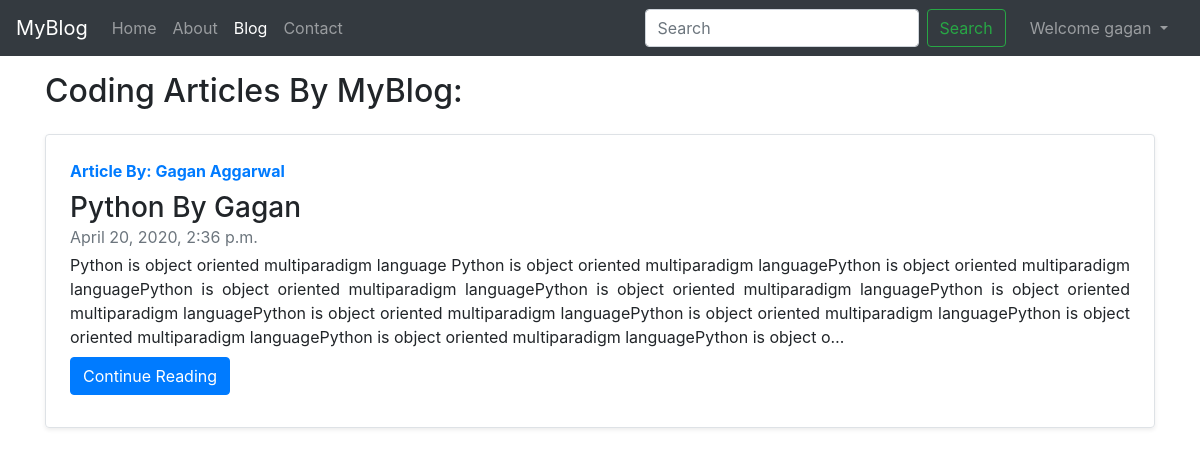
Page /blog/ (signed in) on the committed database.
### MyBlogApp/models.py (models this page shows, shortened)
class Post(models.Model):
    S_No = models.AutoField(primary_key=True)
    Title = models.CharField(max_length=200)
    Content = models.TextField()
    Author = models.CharField(max_length=100)
    slug = models.CharField(max_length=200)
    TimeStamp = models.DateTimeField(blank=True)

### MyBlogApp/views.py (the view)
# urls.py: path('', views.blogHome),
def blogHome(request):
    allPosts = Post.objects.all()
    context = {'allPosts':allPosts}
    return render(request,"blog/blogHome.html",context)

### templates/blog/blogHome.html (shortened to what this page needs)
{% extends 'base.html' %}
{% block blogactive %} active {% endblock blogactive %}
{% block body %}
<div class="container my-3">
    <h2>Coding Articles By MyBlog:</h2>
    {% for post in allPosts %}
    <div class="row no-gutters border rounded overflow-hidden flex-md-row my-4 shadow-sm h-md-250 position-relative">
        <div class="col p-4 d-flex flex-column position-static">
            <strong class="d-inline-block mb-2 text-primary">Article By: {{post.Author}}</strong>
            <h3 class="mb-0">{{post.Title}}</h3>
            <div class="mb-1 text-muted">{{post.TimeStamp}}</div>
            <p class="card-text mb-auto" style="text-align: justify;text-justify: inter-word;">{{post.Content | truncatechars:500}}</p>
            <div class="my-2">
                <a href="/blog/{{post.slug}}" role="button" class="btn btn-primary">Continue Reading</a>
            </div>
        </div>
    </div>
    {% endfor %}
</div>
{% endblock body %}

### templates/base.html (shortened to what this page needs)
<!doctype html>
<html lang="en">
<head>
    <link rel="stylesheet" href="https://stackpath.bootstrapcdn.com/bootstrap/4.4.1/css/bootstrap.min.css"
>
</head>
<body>
    <nav class="navbar navbar-expand-lg navbar-dark bg-dark">
        <a class="navbar-brand" href="/">MyBlog</a>
        <div class="collapse navbar-collapse" id="navbarSupportedContent">
            <ul class="navbar-nav mr-auto">
                <li class="nav-item {% block homeactive %} {% endblock homeactive %}">
                    <a class="nav-link" href="/">Home<span class="sr-only">(current)</span></a>
                </li>
                <li class="nav-item {% block aboutactive %} {% endblock aboutactive %}">
                    <a class="nav-link" href="/about">About</a>
                </li>
                <li class="nav-item {% block blogactive %} {% endblock blogactive %}">
                    <a class="nav-link" href="/blog">Blog</a>
                </li>
                <li class="nav-item {% block contactactive %} {% endblock contactactive %}">
                    <a class="nav-link" href="/contact">Contact</a>
                </li>
            </ul>
            <div class="ml-auto form-inline">
                <form class="form-inline my-2 my-lg-0" method="GET" action="/search">
                    <input class="form-control mr-sm-2" type="search" placeholder="Search" name="query"
                        aria-label="Search">
                    <button class="btn btn-outline-success mr-3 my-sm-0" type="submit">Search</button>
                </form>
                {% if user.is_authenticated %}
                <ul class="navbar-nav mr-2">
                    <li class="nav-item dropdown">
                        <a class="nav-link dropdown-toggle" href="#" id="navbarDropdown" role="button"
                            data-toggle="dropdown" aria-haspopup="true" aria-expanded="false">
                            Welcome {{request.user}}
                        </a>
                    </li>
                </ul>
                {% endif %}
            </div>
        </div>
    </nav>
    {% block body %}
    {% endblock body %}
</body>
</html>

### rows in the picture
Post: Author "Gagan Aggarwal", Title "Python By Gagan", TimeStamp "April 20, 2020, 2:36 p.m.", Content "Python is object oriented multiparadigm language Python is object oriented multiparadigm languagePython is object oriented multiparadigm languagePython is object oriented multiparadigm languagePython is object oriented multiparadigm languagePython is object oriented multiparadigm languagePython is object oriented multiparadigm languagePython is object oriented multiparadigm languagePython is object oriented multiparadigm languagePython is object oriented multiparadigm languagePython is object o…"

### other values in the picture
{{ request.user }} "gagan"
